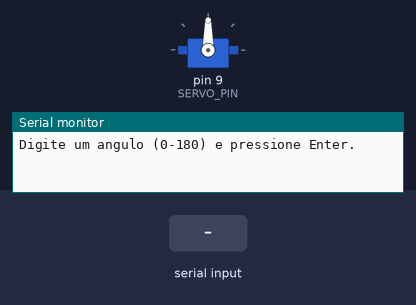
A sketch run on a simulated Arduino Uno, built with avr-gcc and run on an emulated ATmega328P. Parts: servo, the last lines printed to the serial monitor. The test bench sets the inputs (shaded band).

Above: at 1.2 s.
1.3 s: "+\n" received over Serial
At 2.3 s:
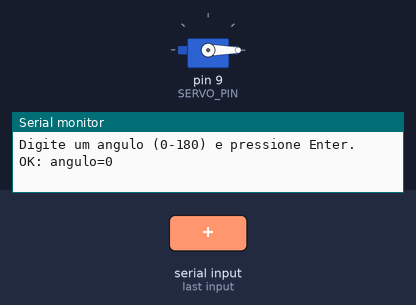
2.8 s: "90\n" received over Serial
At 3.5 s:
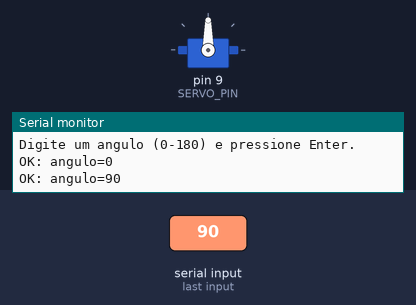
4.3 s: "-\n" received over Serial
At 4.6 s:
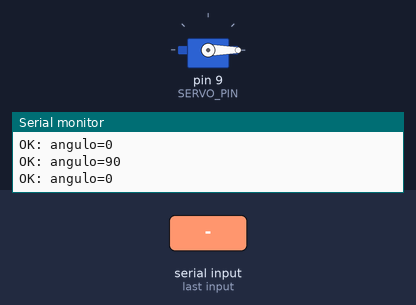
Timing chart, 0 to 7.3 s (numbered marks = the images above; inputs shaded):
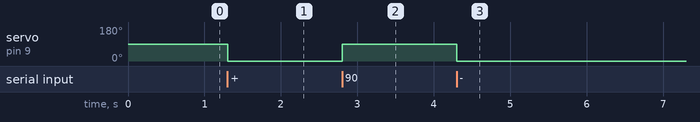

The sketch:

servo_motor.ino
```cpp
/*
  Servo via Serial - versão simples
  Envie pela Serial (9600 bps) um número de 0 a 180 e pressione Enter.
  Ex.: 90<Enter> -> posiciona o servo em 90 graus.
*/

#include <Servo.h>

const uint8_t SERVO_PIN = 9;
const long BAUD = 9600;

Servo servo;
int anguloAtual = 90;

// buffer mínimo para leitura da linha (ex.: "180\n")
char buf[8];
uint8_t idx = 0;

bool ehDigitoOuSinal(char c) {
  return (c >= '0' && c <= '9') || c == '+' || c == '-';
}

void setup() {
  Serial.begin(BAUD);
  servo.attach(SERVO_PIN);
  servo.write(anguloAtual);
  Serial.println(F("Digite um angulo (0-180) e pressione Enter."));
}

void loop() {
  while (Serial.available()) {
    char c = (char)Serial.read();

    if (c == '\r') continue;        // ignora CR (Windows)
    if (c == '\n') {                // fim da linha -> processa
      buf[idx] = '\0';
      if (idx == 0) {               // linha vazia
        idx = 0;
        return;
      }

      // valida: todos os chars precisam ser dígitos (ou sinal na primeira pos)
      bool ok = true;
      for (uint8_t i = 0; i < idx; i++) {
        if (!(ehDigitoOuSinal(buf[i]) && (i == 0 || (buf[i] >= '0' && buf[i] <= '9')))) {
          ok = false; break;
        }
      }

      if (!ok) {
        Serial.println(F("ERRO: Digite apenas numeros (0-180)."));
      } else {
        int val = atoi(buf);
        if (val < 0 || val > 180) {
          Serial.println(F("ERRO: Fora do intervalo (0-180)."));
        } else {
          servo.write(val);
          anguloAtual = val;
          Serial.print(F("OK: angulo="));
          Serial.println(anguloAtual);
        }
      }
      idx = 0;                      // pronto para próxima linha
    } else {
      // acumula até o limite do buffer
      if (idx < sizeof(buf) - 1) {
        buf[idx++] = c;
      } else {
        // excedeu o tamanho -> reseta e avisa
        idx = 0;
        Serial.println(F("ERRO: Entrada muito longa. Tente novamente."));
      }
    }
  }
}
```

Measured:
- after the input at 1.3 s, servo on pin 9 (SERVO_PIN): 90° → 0° at once
- after the input at 2.8 s, servo on pin 9 (SERVO_PIN): 0° → 90° at once
- after the input at 4.3 s, servo on pin 9 (SERVO_PIN): 90° → 0° at once
